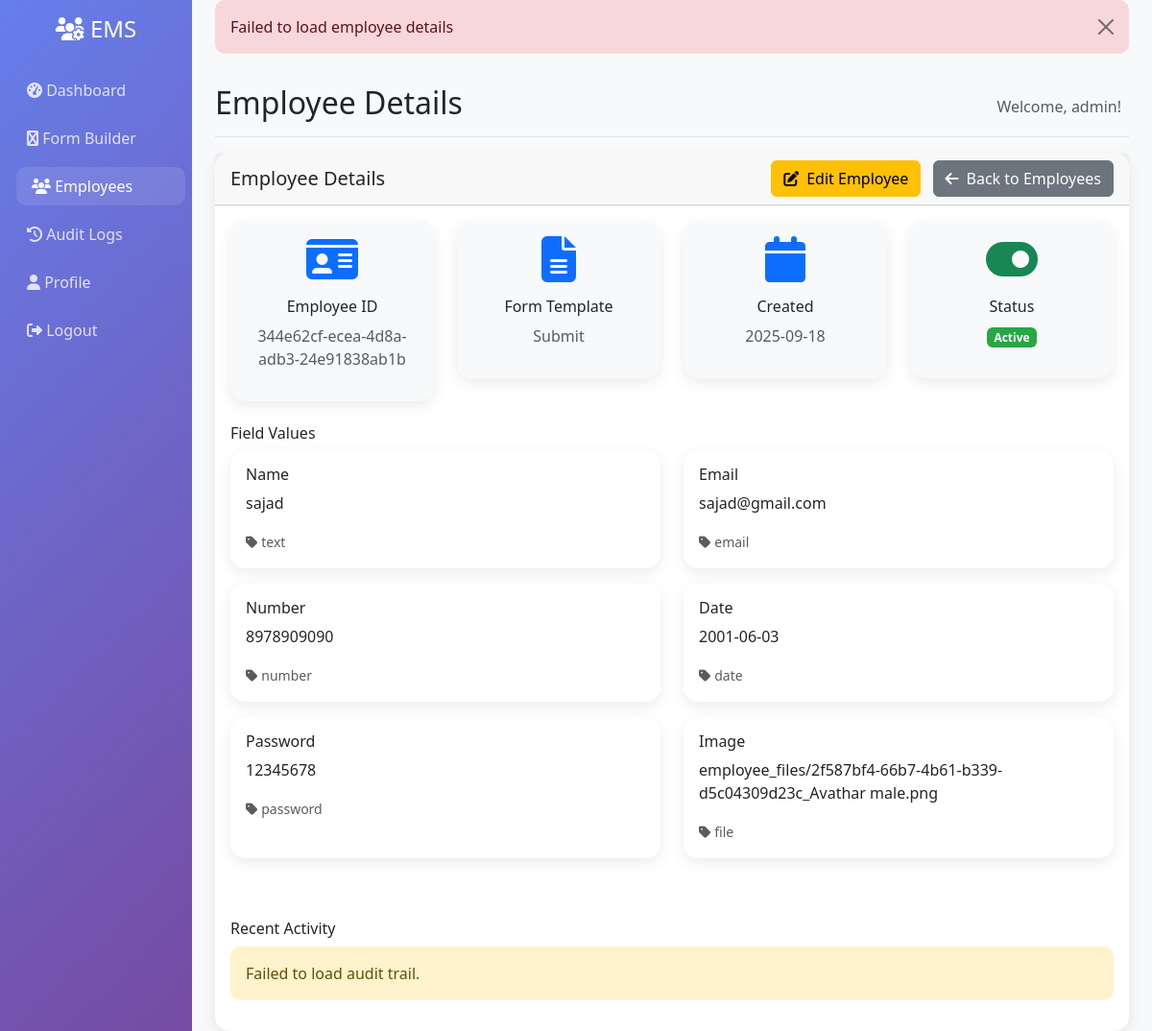
Page /employees/3/ (signed in) on the committed database.
### api/models.py (models this page shows, shortened)
class Employee(models.Model):
    employee_id = models.UUIDField(default=uuid.uuid4, unique=True, editable=False)
    form_template = models.ForeignKey(FormTemplate, on_delete=models.CASCADE, related_name='employees')
    created_by = models.ForeignKey(User, on_delete=models.CASCADE, related_name='created_employees', null=True, blank=True)
    username = models.CharField(max_length=150, unique=True, blank=True, null=True)
    password = models.CharField(max_length=128, blank=True, null=True)  # Will store hashed password
    is_employee_active = models.BooleanField(default=True)
    last_login = models.DateTimeField(blank=True, null=True)
    created_at = models.DateTimeField(auto_now_add=True)
    updated_at = models.DateTimeField(auto_now=True)
    is_active = models.BooleanField(default=True)
    class Meta:
        ordering = ['-created_at']
    @property
    def employee_name(self):
        name_field = self.field_values.filter(field__field_name__icontains='name').first()
        if name_field:
            return name_field.value
        return f"Employee {self.employee_id}"

class FormTemplate(models.Model):
    FIELD_TYPES = [
        ('text', 'Text'),
        ('number', 'Number'),
        ('email', 'Email'),
        ('date', 'Date'),
        ('password', 'Password'),
        ('textarea', 'Text Area'),
        ('select', 'Select'),
        ('checkbox', 'Checkbox'),
        ('radio', 'Radio'),
        ('file', 'File Upload'),
    ]
    name = models.CharField(max_length=100)
    description = models.TextField(blank=True, null=True)
    created_by = models.ForeignKey(User, on_delete=models.CASCADE, related_name='form_templates')
    created_at = models.DateTimeField(auto_now_add=True)
    updated_at = models.DateTimeField(auto_now=True)
    is_active = models.BooleanField(default=True)
    class Meta:
        ordering = ['-created_at']

class EmployeeFieldValue(models.Model):
    employee = models.ForeignKey(Employee, on_delete=models.CASCADE, related_name='field_values')
    field = models.ForeignKey(FormField, on_delete=models.CASCADE, related_name='employee_values')
    value = models.TextField(blank=True, null=True)
    file_value = models.FileField(upload_to='employee_files/', blank=True, null=True)
    created_at = models.DateTimeField(auto_now_add=True)
    updated_at = models.DateTimeField(auto_now=True)
    class Meta:
        unique_together = ['employee', 'field']

class FormField(models.Model):
    form_template = models.ForeignKey(FormTemplate, on_delete=models.CASCADE, related_name='fields')
    field_name = models.CharField(max_length=100)
    field_type = models.CharField(max_length=20, choices=FormTemplate.FIELD_TYPES)
    field_label = models.CharField(max_length=200)
    is_required = models.BooleanField(default=False)
    placeholder = models.CharField(max_length=200, blank=True, null=True)
    help_text = models.TextField(blank=True, null=True)
    order = models.PositiveIntegerField(default=0)
    options = models.JSONField(blank=True, null=True, help_text="For select, radio, checkbox options")
    validation_rules = models.JSONField(blank=True, null=True, help_text="Custom validation rules")
    created_at = models.DateTimeField(auto_now_add=True)
    class Meta:
        ordering = ['order', 'created_at']
        unique_together = ['form_template', 'field_name']

### dashboard/views.py (the view, shortened to what this page needs)
# urls.py: path('employees/<str:employee_id>/', views.employee_detail, name='employee_detail'),
@login_required
def employee_detail(request, employee_id):
    employee = Employee.objects.select_related('form_template').prefetch_related('field_values__field').get(id=employee_id)
    audit_logs = AuditLog.objects.filter(employee=employee).order_by('-timestamp')[:10]
    return render(request, 'dashboard/employee_detail.html', {
        'employee_id': employee_id,
        'employee_obj': employee,
        'audit_logs': audit_logs,
    })

### dashboard/templates/dashboard/employee_detail.html (shortened to what this page needs)
{% extends 'dashboard/base.html' %}
{% block page_title %}Employee Details{% endblock %}
{% block content %}
<div class="row">
    <div class="col-12">
        <div class="card">
            <div class="card-header d-flex justify-content-between align-items-center">
                <h5 class="mb-0">Employee Details</h5>
                <div>
                    <a href="{% url 'employee_edit' employee_id %}" class="btn btn-warning me-2">
                        <i class="fas fa-edit me-2"></i>Edit Employee
                    </a>
                    <a href="{% url 'employee_management' %}" class="btn btn-secondary">
                        <i class="fas fa-arrow-left me-2"></i>Back to Employees
                    </a>
                </div>
            </div>
            <div class="card-body">
                <div id="employeeBasicInfo" class="mb-4">
                    {% if employee_obj %}
                    <div class="row">
                        <div class="col-md-3">
                            <div class="card bg-light">
                                <div class="card-body text-center">
                                    <i class="fas fa-id-card fa-3x text-primary mb-3"></i>
                                    <h6>Employee ID</h6>
                                    <p class="text-muted">{{ employee_obj.employee_id }}</p>
                                </div>
                            </div>
                        </div>
                        <div class="col-md-3">
                            <div class="card bg-light">
                                <div class="card-body text-center">
                                    <i class="fas fa-file-alt fa-3x text-primary mb-3"></i>
                                    <h6>Form Template</h6>
                                    <p class="text-muted">{{ employee_obj.form_template.name }}</p>
                                </div>
                            </div>
                        </div>
                        <div class="col-md-3">
                            <div class="card bg-light">
                                <div class="card-body text-center">
                                    <i class="fas fa-calendar fa-3x text-primary mb-3"></i>
                                    <h6>Created</h6>
                                    <p class="text-muted">{{ employee_obj.created_at|date:'Y-m-d' }}</p>
                                </div>
                            </div>
                        </div>
                        <div class="col-md-3">
                            <div class="card bg-light">
                                <div class="card-body text-center">
                                    <i class="fas fa-toggle-{% if employee_obj.is_active %}on{% else %}off{% endif %} fa-3x {% if employee_obj.is_active %}text-success{% else %}text-secondary{% endif %} mb-3"></i>
                                    <h6>Status</h6>
                                    <p class="text-muted">
                                        <span class="badge {% if employee_obj.is_active %}bg-success{% else %}bg-secondary{% endif %}">
                                            {% if employee_obj.is_active %}Active{% else %}Inactive{% endif %}
                                        </span>
                                    </p>
                                </div>
                            </div>
                        </div>
                    </div>
                    {% endif %}
                </div>
                <div id="employeeFieldValues">
                    {% if employee_obj %}
                    <h6>Field Values</h6>
                    {% if employee_obj.field_values.all %}
                    <div class="row">
                        {% for fv in employee_obj.field_values.all %}
                        <div class="col-md-6 mb-3">
                            <div class="card h-100">
                                <div class="card-body">
                                    <h6 class="card-title">{{ fv.field.field_label }}</h6>
                                    <p class="card-text">
                                        {% if fv.file_value %}
                                            <div class="d-flex align-items-center">
                                                <i class="fas fa-file fa-2x text-primary me-3"></i>
                                                <div>
                                                    <strong>File Uploaded</strong><br>
                                                    <small class="text-muted">{{ fv.file_value.name|default:fv.file_value }}</small>
                                                </div>
                                            </div>
                                        {% elif fv.value %}
                                            {{ fv.value }}
                                        {% else %}
                                            <span class="text-muted">Not set</span>
                                        {% endif %}
                                    </p>
                                    <small class="text-muted">
                                        <i class="fas fa-tag me-1"></i>{{ fv.field.field_type }}
                                    </small>
                                </div>
                            </div>
                        </div>
                        {% endfor %}
                    </div>
                    {% else %}
                    <div class="alert alert-info">No field values found.</div>
                    {% endif %}
                    {% endif %}
                </div>
                <div class="mt-5">
                    <h6>Recent Activity</h6>
                    <div id="auditTrail">
                    </div>
                </div>
            </div>
        </div>
    </div>
</div>
{% endblock %}

### dashboard/templates/dashboard/base.html (shortened to what this page needs)
<!DOCTYPE html>
<html lang="en">
<head>
    <link href="https://cdn.jsdelivr.net/npm/bootstrap@5.3.0/dist/css/bootstrap.min.css" rel="stylesheet">
    <link href="https://cdnjs.cloudflare.com/ajax/libs/font-awesome/6.4.0/css/all.min.css" rel="stylesheet">
</head>
<body>
    <div class="container-fluid">
        <div class="row">
            {% if user.is_authenticated %}
            <nav class="col-md-3 col-lg-2 d-md-block sidebar collapse">
                <div class="position-sticky pt-3">
                    <div class="text-center mb-4">
                        <h4 class="text-white">
                            <i class="fas fa-users-cog"></i> EMS
                        </h4>
                    </div>
                    <ul class="nav flex-column">
                        <li class="nav-item">
                            <a class="nav-link {% if request.resolver_match.url_name == 'dashboard' %}active{% endif %}" href="{% url 'dashboard' %}">
                                <i class="fas fa-tachometer-alt"></i> Dashboard
                            </a>
                        </li>
                        <li class="nav-item">
                            <a class="nav-link {% if request.resolver_match.url_name == 'form_builder' %}active{% endif %}" href="{% url 'form_builder' %}">
                                <i class="fas fa-wpforms"></i> Form Builder
                            </a>
                        </li>
                        <li class="nav-item">
                            <a class="nav-link {% if 'employee' in request.resolver_match.url_name %}active{% endif %}" href="{% url 'employee_management' %}">
                                <i class="fas fa-users"></i> Employees
                            </a>
                        </li>
                        <li class="nav-item">
                            <a class="nav-link {% if request.resolver_match.url_name == 'audit_logs' %}active{% endif %}" href="{% url 'audit_logs' %}">
                                <i class="fas fa-history"></i> Audit Logs
                            </a>
                        </li>
                        <li class="nav-item">
                            <a class="nav-link {% if request.resolver_match.url_name == 'profile' %}active{% endif %}" href="{% url 'profile' %}">
                                <i class="fas fa-user"></i> Profile
                            </a>
                        </li>
                        <li class="nav-item">
                            <a class="nav-link" href="#" onclick="logout()">
                                <i class="fas fa-sign-out-alt"></i> Logout
                            </a>
                        </li>
                    </ul>
                </div>
            </nav>
            {% endif %}
            <main class="{% if user.is_authenticated %}col-md-9 ms-sm-auto col-lg-10 px-md-4{% else %}col-12{% endif %} main-content">
                {% if user.is_authenticated %}
                <div class="d-flex justify-content-between flex-wrap flex-md-nowrap align-items-center pt-3 pb-2 mb-3 border-bottom">
                    <h1 class="h2">{% block page_title %}Dashboard{% endblock %}</h1>
                    <div class="btn-toolbar mb-2 mb-md-0">
                        <div class="btn-group me-2">
                            <span class="text-muted">Welcome, {{ user.username }}!</span>
                        </div>
                    </div>
                </div>
                {% endif %}
                {% block content %}{% endblock %}
            </main>
        </div>
    </div>
</body>
</html>

### dashboard/templates/dashboard/base.html (style rules this page uses)
.sidebar { min-height: 100vh; background: linear-gradient(135deg, #667eea 0%, #764ba2 100%); }
.sidebar .nav-link { color: rgba(255, 255, 255, 0.8); border-radius: 10px; margin: 5px 0; transition: all 0.3s ease; }
.sidebar .nav-link:hover, .sidebar .nav-link.active { color: white; background: rgba(255, 255, 255, 0.1); transform: translateX(5px); }
.main-content { background-color: #f8f9fa; min-height: 100vh; }
.card { border: none; border-radius: 15px; box-shadow: 0 5px 15px rgba(0, 0, 0, 0.08); transition: transform 0.3s ease; }

### dashboard/templates/dashboard/employee_detail.html (style rules this page uses)
.bg-success { background-color: #28a745 !important; }

### rows in the picture
Employee: employee_id "344e62cf-ecea-4d8a-adb3-24e91838ab1b", form_template.name "Submit", created_at "2025-09-18"
EmployeeFieldValue: field.field_label "Name", value "sajad", field.field_type "text"
EmployeeFieldValue: field.field_label "Email", value "sajad@gmail.com", field.field_type "email"
EmployeeFieldValue: field.field_label "Number", value "8978909090", field.field_type "number"
EmployeeFieldValue: field.field_label "Date", value "2001-06-03", field.field_type "date"
EmployeeFieldValue: field.field_label "Password", value "12345678", field.field_type "password"
EmployeeFieldValue: field.field_label "Image", value "employee_files/2f587bf4-66b7-4b61-b339-d5c04309d23c_Avathar male.png", field.field_type "file"

### other values in the picture
{{ user.username }} "admin"
